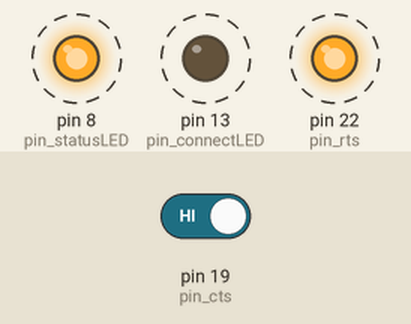
This sketch was run on a simulated Arduino Mega 2560, built with avr-gcc and run on an emulated ATmega2560. On the bench: output pins drawn as LEDs (lit = HIGH). Dashed ring = blinking. Inputs (shaded band) come from the test bench; at power-on: pin 19 (pin_cts) HIGH. What the sketch prints to the serial monitor is not drawn.

Above: at 1.2 s.
1.3 s: pin 19 (pin_cts) driven LOW
Timing chart, 0 to 9.6 s (numbered marks = the images above; inputs shaded):
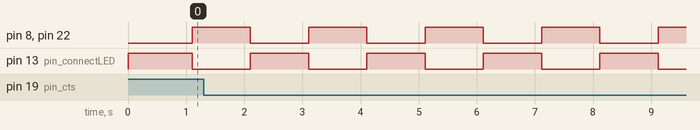

Measured:
- by itself, pin 8 (pin_statusLED), pin 13 (pin_connectLED), pin 22 (pin_rts): alternates HIGH for 1.0 s and LOW for 1.0 s

The sketch:

HardwareTest.ino
```cpp
/*
*/

uint8_t pin_pair = 0;
uint8_t pin_cts = 19;
uint8_t pin_rts = 22;
uint8_t pin_statusLED = 8;
uint8_t pin_connectLED = 13;

unsigned long lastChange = 0;

void setup()
{
  Serial.begin(115200); // Start serial for any initial debug messages

  pinMode(pin_pair, INPUT_PULLUP);

  pinMode(pin_cts, INPUT); //Has external pullup

  pinMode(pin_rts, OUTPUT);
  digitalWrite(pin_rts, LOW);

  pinMode(pin_statusLED, OUTPUT);
  digitalWrite(pin_statusLED, LOW);

  pinMode(pin_connectLED, OUTPUT);
  digitalWrite(pin_connectLED, HIGH);
}

void loop()
{
  Serial.println("Running");

  if (millis() - lastChange > 1000)
  {
    lastChange = millis();
    digitalWrite(pin_statusLED, !digitalRead(pin_statusLED));
    digitalWrite(pin_connectLED, !digitalRead(pin_connectLED));
    digitalWrite(pin_rts, !digitalRead(pin_rts));
  }

  if (digitalRead(pin_cts) == LOW)
    Serial.println("CTS pressed!");

  if (digitalRead(pin_pair) == LOW)
    Serial.println("Pair pressed!");

  delay(100);

}
```
